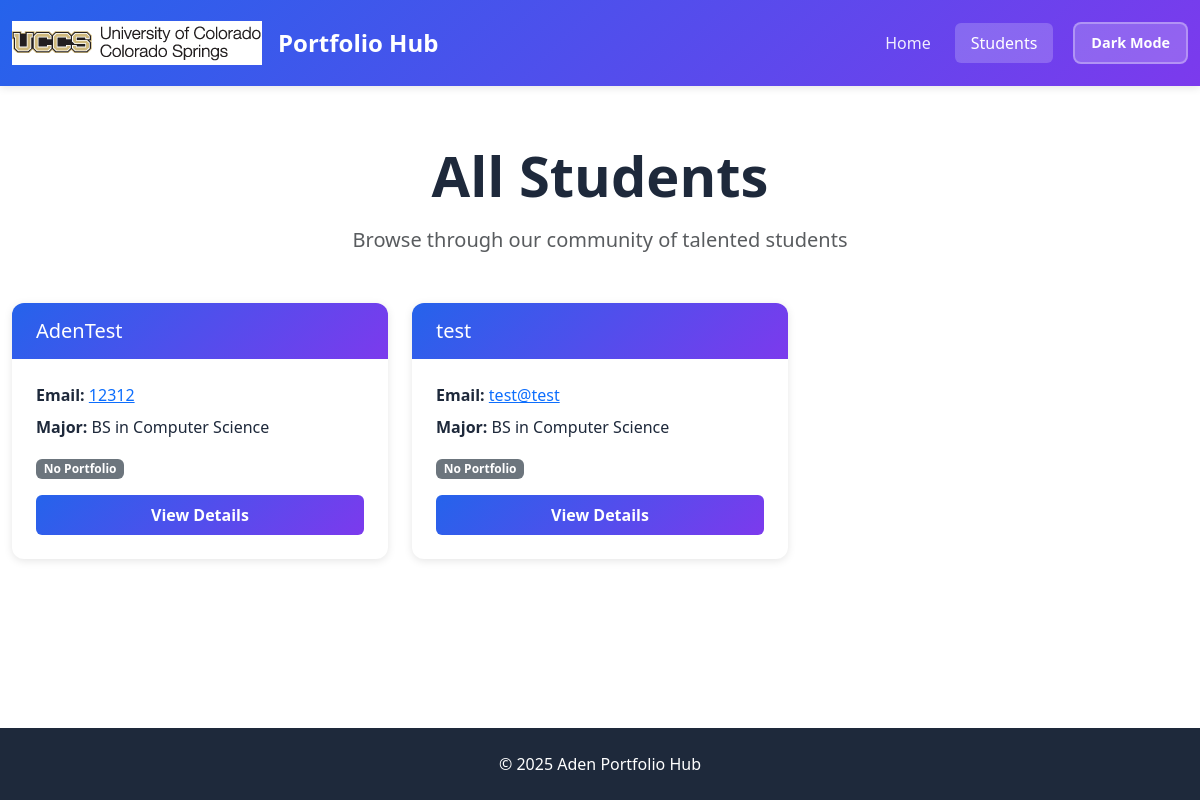
/students/, run on an earlier commit of the app's database.
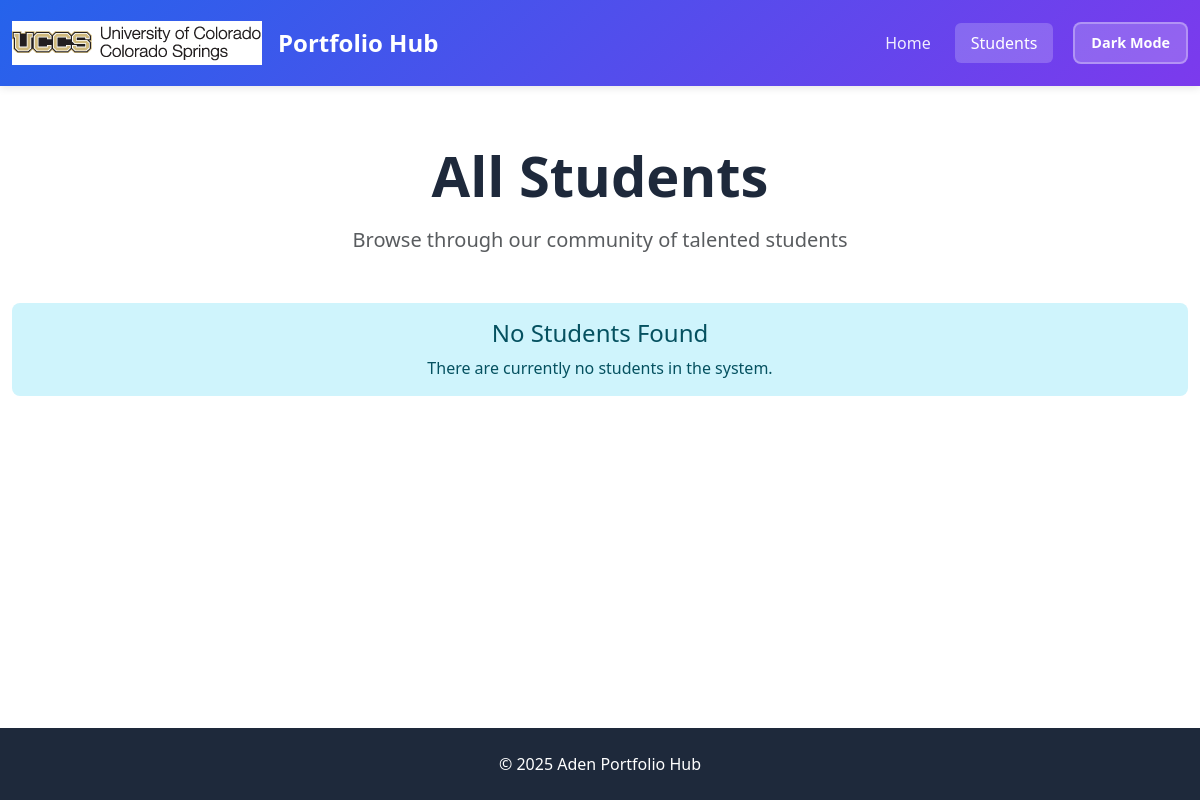
And on a later commit of the database.
### portfolio_app/models.py (models this page shows, shortened)
class Student(models.Model):
    MAJOR = (
        ('CSCI-BS', 'BS in Computer Science'),
        ('CPEN-BS', 'BS in Computer Engineering'),
        ('BIGD-BI', 'BI in Game Design and Development'),
        ('BICS-BI', 'BI in Computer Science'),
        ('BISC-BI', 'BI in Computer Security'),
        ('CSCI-BA', 'BA in Computer Science'),
        ('DASE-BS', 'BS in Data Analytics and Systems Engineering')
    )
    name = models.CharField(max_length=200)
    email = models.CharField("MSU Email", max_length=200)
    major = models.CharField(max_length=200, choices=MAJOR)
    portfolio = models.OneToOneField(
        Portfolio,
        on_delete=models.CASCADE,
        null=True, blank=True,
        related_name='student',
    )

### portfolio_app/views.py (the view)
# urls.py: path('students/', views.student_list, name='student-list'),
def student_list(request):
    students = Student.objects.all().order_by('name')
    context = {
        'students': students,
    }
    return render(request, 'portfolio_app/student_list.html', context)

### portfolio_app/templates/portfolio_app/student_list.html (shortened to what this page needs)
{% extends "portfolio_app/base_template.html" %}
{% block content %}
<div class="py-4">
  <div class="text-center mb-5">
    <h1 class="display-4 fw-bold mb-3">All Students</h1>
    <p class="lead text-muted">Browse through our community of talented students</p>
  </div>
  {% if students %}
    <div class="row row-cols-1 row-cols-md-2 row-cols-lg-3 g-4">
      {% for student in students %}
        <div class="col">
          <div class="card h-100">
            <div class="card-header">
              <h5 class="card-title mb-0">{{ student.name }}</h5>
            </div>
            <div class="card-body d-flex flex-column">
              <p class="mb-2"><strong>Email:</strong>
                <a href="mailto:{{ student.email }}">{{ student.email }}</a>
              </p>
              <p class="mb-3"><strong>Major:</strong> {{ student.get_major_display }}</p>
              {% if student.portfolio %}
                <div class="mt-auto">
                  <span class="badge bg-success mb-2">Has Portfolio</span>
                </div>
              {% else %}
                <div class="mt-auto">
                  <span class="badge bg-secondary mb-2">No Portfolio</span>
                </div>
              {% endif %}
              <div class="mt-2">
                <a href="{% url 'student-detail' student.id %}"
                   class="btn btn-primary w-100">View Details</a>
              </div>
            </div>
          </div>
        </div>
      {% endfor %}
    </div>
  {% else %}
    <div class="alert alert-info text-center" role="alert">
      <h4 class="alert-heading">No Students Found</h4>
      <p class="mb-0">There are currently no students in the system.</p>
    </div>
  {% endif %}
</div>
{% endblock %}

What changed in the data, as far as the page shows it:
removed Student: name "AdenTest", email "12312", major "BS in Computer Science", shows "No Portfolio"
removed Student: name "test", email "test@test", major "BS in Computer Science", shows "No Portfolio"
Also different on the page:
text now shown: "No Students Found There are currently no students in the system."
